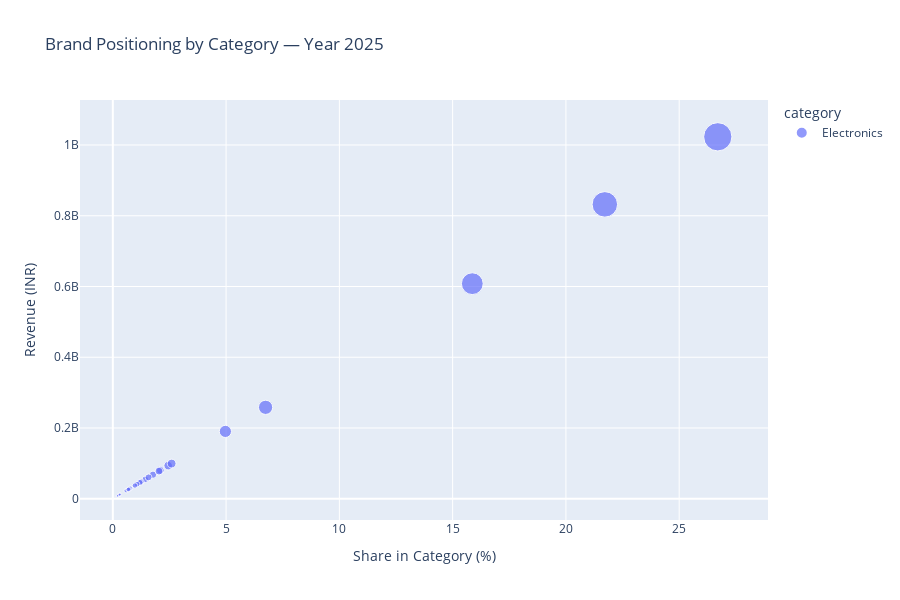

Notebook cell for this chart:
### Code cell
# Brand comparison, market-share trends, and competitive positioning
import pandas as pd
import numpy as np
import matplotlib.pyplot as plt
import seaborn as sns
import plotly.express as px

sns.set(style="whitegrid")

# Ensure revenue column exists
if 'final_amount_inr' not in df.columns:
    raise KeyError("Provide 'final_amount_inr' (revenue) in df")

# --- 1) Brand x Year revenue pivot ---
brand_year = df.groupby(['order_year', 'brand'])['final_amount_inr'].sum().reset_index()
brand_pivot = brand_year.pivot(index='order_year', columns='brand', values='final_amount_inr').fillna(0).sort_index()

# --- 2) Leaderboard: latest year & YoY growth ---
latest_year = brand_pivot.index.max()
prev_year = latest_year - 1 if (latest_year - 1) in brand_pivot.index else None

latest_rev = brand_pivot.loc[latest_year].sort_values(ascending=False)
if prev_year is not None:
    prev_rev = brand_pivot.loc[prev_year].reindex(latest_rev.index).fillna(0)
    leaderboard = pd.DataFrame({
        'brand': latest_rev.index,
        'rev_latest': latest_rev.values,
        'rev_prev': prev_rev.values
    })
    leaderboard['yoy_pct'] = np.where(
        leaderboard['rev_prev'] == 0,
        np.nan,
        (leaderboard['rev_latest'] / leaderboard['rev_prev'] - 1) * 100
    )
else:
    leaderboard = pd.DataFrame({
        'brand': latest_rev.index,
        'rev_latest': latest_rev.values
    })
leaderboard = leaderboard.sort_values('rev_latest', ascending=False).reset_index(drop=True)
print(f"Top brands in {latest_year}")
display(leaderboard.head(20).style.format({'rev_latest':'{:}','rev_prev':'{:}','yoy_pct':'{:.1f}%'}))

# --- 3) Market share evolution (stacked area) for top N brands; rest -> 'Other' ---
TOPN = 12
top_brands = leaderboard['brand'].head(TOPN).tolist()
brand_share = brand_pivot.div(brand_pivot.sum(axis=1), axis=0) * 100  # percent
others = [b for b in brand_share.columns if b not in top_brands]
brand_share_top = brand_share.copy()
if len(others) > 0:
    brand_share_top['Other'] = brand_share[others].sum(axis=1)
brand_share_top = brand_share_top[top_brands + (['Other'] if len(others)>0 else [])]

# Static stacked area (matplotlib)
plt.figure(figsize=(12,6))
brand_share_top.plot(kind='area', stacked=True, figsize=(12,6), alpha=0.9)
plt.title(f"Market Share Evolution by Brand (Top {TOPN} + Other) — % Revenue", fontsize=14)
plt.ylabel("Market Share (%)")
plt.xlabel("Year")
plt.legend(title="Brand", bbox_to_anchor=(1.02, 1), loc='upper left')
plt.tight_layout()
plt.show()

# --- 4) Brand x Category positioning (latest year) — bubble chart ---
by_brand_cat_latest = (
    df[df['order_year'] == latest_year]
    .groupby(['category','brand'])
    .agg(revenue=('final_amount_inr','sum'),
         units=('quantity' if 'quantity' in df.columns else 'final_amount_inr','sum'))
    .reset_index()
)

# compute share within each category
cat_totals = by_brand_cat_latest.groupby('category')['revenue'].sum().rename('cat_revenue').reset_index()
bc = by_brand_cat_latest.merge(cat_totals, on='category')
bc['share_pct'] = bc['revenue'] / bc['cat_revenue'] * 100

# Interactive bubble chart (Plotly)
fig = px.scatter(
    bc,
    x='share_pct',
    y='revenue',
    size='revenue',
    color='category',
    hover_data=['brand','category','share_pct'],
    title=f"Brand Positioning by Category — Year {latest_year}",
    labels={'share_pct':'Share in Category (%)','revenue':'Revenue (INR)'}
)
fig.update_layout(height=600)
fig.show()

# --- 5) HHI per category (Herfindahl-Hirschman Index) for concentration ---
def compute_hhi(share_pct_series):
    s = np.array(share_pct_series) / 100.0
    return np.sum(s**2)

hhi_cat = bc.groupby('category')['share_pct'].apply(compute_hhi).reset_index().rename(columns={'share_pct':'hhi'})
# Interpret: <0.15 unconcentrated, 0.15-0.25 moderate, >0.25 concentrated (fractions)
hhi_cat['interpretation'] = pd.cut(hhi_cat['hhi'], bins=[0,0.15,0.25,1.0], labels=['Unconcentrated','Moderately concentrated','Highly concentrated'])
display(hhi_cat.sort_values('hhi', ascending=False))

# Bar chart for HHI
plt.figure(figsize=(10,5))
sns.barplot(data=hhi_cat.sort_values('hhi',ascending=False), x='hhi', y='category', palette='mako')
plt.title(f"Category Concentration (HHI) — Year {latest_year}")
plt.xlabel("HHI (higher = more concentrated)")
plt.tight_layout()
plt.show()

# --- 6) Rank evolution & movers (rank by revenue each year) ---
brand_rank = brand_pivot.rank(ascending=False, axis=1, method='min').astype(int)
if prev_year is not None:
    rank_change = pd.DataFrame({
        'brand': brand_rank.columns,
        'rank_latest': brand_rank.loc[latest_year].values,
        'rank_prev': brand_rank.loc[prev_year].reindex(brand_rank.columns).values
    })
    rank_change['delta'] = rank_change['rank_prev'] - rank_change['rank_latest']  # positive = improved rank
    rank_change = rank_change.sort_values('delta', ascending=False).reset_index(drop=True)
    print("Top movers since previous year (positive = improved rank):")
    display(rank_change.head(20))
else:
    print("No previous year available for rank change analysis.")

# --- 7) Small-multiples: revenue trend lines for top brands ---
plt.figure(figsize=(12,6))
for b in top_brands:
    if b in brand_pivot.columns:
        plt.plot(brand_pivot.index, brand_pivot[b], marker='o', label=b)
plt.title("Revenue Trend — Top Brands")
plt.xlabel("Year")
plt.ylabel("Revenue (INR)")
plt.legend(bbox_to_anchor=(1.02,1))
plt.tight_layout()
plt.show()

brand_pivot.to_csv('E:/PROJECT_02/data_set/brand_revenue_by_year.csv')
brand_share_top.to_csv('E:/PROJECT_02/data_set/brand_share_by_year_top.csv')
bc.to_csv('E:/PROJECT_02/data_set/brand_category_latest_year.csv')
hhi_cat.to_csv('E:/PROJECT_02/data_set/brand_hhi_by_category.csv')
print("Saved CSVs to /mnt/data/: brand_revenue_by_year.csv, brand_share_by_year_top.csv, brand_category_latest_year.csv, brand_hhi_by_category.csv")

### Figure 1 — Plotly figure (JSON) as saved in the notebook; plotly's stock layout.template omitted (floating-point values rounded to 4 significant figures)
{"data": [{"customdata": [["ASUS", "Electronics"], ["Acer", "Electronics"], ["Alienware", "Electronics"], ["Amazfit", "Electronics"], ["Apple", "Electronics"], ["Audio-Technica", "Electronics"], ["Boat", "Electronics"], ["Dell", "Electronics"], ["Fire-Boltt", "Electronics"], ["Fitbit", "Electronics"], ["Garmin", "Electronics"], ["HP", "Electronics"], ["JBL", "Electronics"], ["LG", "Electronics"], ["Lenovo", "Electronics"], ["MSI", "Electronics"], ["Motorola", "Electronics"], ["Noise", "Electronics"], ["Nothing", "Electronics"], ["OnePlus", "Electronics"], ["Oppo", "Electronics"], ["Realme", "Electronics"], ["Samsung", "Electronics"], ["Sennheiser", "Electronics"], ["Skullcandy", "Electronics"], ["Sony", "Electronics"], ["Vivo", "Electronics"], ["Xiaomi", "Electronics"], ["iQOO", "Electronics"]], "hovertemplate": "category=%{customdata[1]}<br>Share in Category (%)=%{x}<br>Revenue (INR)=%{marker.size}<br>brand=%{customdata[0]}<extra></extra>", "legendgroup": "Electronics", "marker": {"color": "#636efa", "size": [55090000.0, 47820000.0, 67960000.0, 22440000.0, 832100000.0, 11990000.0, 7768000.0, 46010000.0, 29580000.0, 25680000.0, 27720000.0, 41140000.0, 10210000.0, 37410000.0, 93660000.0, 60440000.0, 10270000.0, 26350000.0, 99480000.0, 608000000.0, 80340000.0, 190400000.0, 1023000000.0, 9234000.0, 10750000.0, 8258000.0, 78110000.0, 258400000.0, 11850000.0], "sizemode": "area", "sizeref": 2558000.0, "symbol": "circle"}, "mode": "markers", "name": "Electronics", "orientation": "v", "showlegend": true, "type": "scatter", "x": [1.438, 1.248, 1.774, 0.5857, 21.72, 0.3128, 0.2027, 1.201, 0.772, 0.6702, 0.7236, 1.074, 0.2666, 0.9763, 2.444, 1.577, 0.2679, 0.6877, 2.596, 15.87, 2.097, 4.968, 26.7, 0.241, 0.2804, 0.2155, 2.039, 6.744, 0.3092], "xaxis": "x", "y": [55090000.0, 47820000.0, 67960000.0, 22440000.0, 832100000.0, 11990000.0, 7768000.0, 46010000.0, 29580000.0, 25680000.0, 27720000.0, 41140000.0, 10210000.0, 37410000.0, 93660000.0, 60440000.0, 10270000.0, 26350000.0, 99480000.0, 608000000.0, 80340000.0, 190400000.0, 1023000000.0, 9234000.0, 10750000.0, 8258000.0, 78110000.0, 258400000.0, 11850000.0], "yaxis": "y"}], "layout": {"height": 600, "legend": {"itemsizing": "constant", "title": {"text": "category"}, "tracegroupgap": 0}, "title": {"text": "Brand Positioning by Category — Year 2025"}, "xaxis": {"anchor": "y", "domain": [0, 1], "title": {"text": "Share in Category (%)"}}, "yaxis": {"anchor": "x", "domain": [0, 1], "title": {"text": "Revenue (INR)"}}}}
